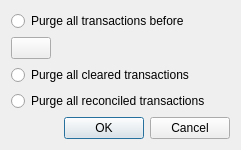
<?xml version="1.0" encoding="UTF-8"?>
<ui version="4.0">
 <class>CPurgeTrans</class>
 <widget class="QDialog" name="CPurgeTrans">
  <property name="geometry">
   <rect>
    <x>0</x>
    <y>0</y>
    <width>241</width>
    <height>138</height>
   </rect>
  </property>
  <property name="windowTitle">
   <string>Dialog</string>
  </property>
  <layout class="QVBoxLayout" name="pLayout">
   <item>
    <widget class="QRadioButton" name="pRBOpt1">
     <property name="text">
      <string>Purge all transactions before</string>
     </property>
    </widget>
   </item>
   <item>
    <layout class="QHBoxLayout" name="horizontalLayout">
     <item>
      <widget class="QPushButton" name="pPBDate">
       <property name="text">
        <string/>
       </property>
      </widget>
     </item>
     <item>
      <spacer name="horizontalSpacer">
       <property name="orientation">
        <enum>Qt::Horizontal</enum>
       </property>
       <property name="sizeHint" stdset="0">
        <size>
         <width>40</width>
         <height>20</height>
        </size>
       </property>
      </spacer>
     </item>
    </layout>
   </item>
   <item>
    <widget class="QRadioButton" name="pRBOpt2">
     <property name="text">
      <string>Purge all cleared transactions</string>
     </property>
    </widget>
   </item>
   <item>
    <widget class="QRadioButton" name="pRBOpt3">
     <property name="text">
      <string>Purge all reconciled transactions</string>
     </property>
    </widget>
   </item>
   <item>
    <widget class="QDialogButtonBox" name="buttonBox">
     <property name="orientation">
      <enum>Qt::Horizontal</enum>
     </property>
     <property name="standardButtons">
      <set>QDialogButtonBox::Cancel|QDialogButtonBox::Ok</set>
     </property>
    </widget>
   </item>
  </layout>
 </widget>
 <tabstops>
  <tabstop>pRBOpt1</tabstop>
  <tabstop>pPBDate</tabstop>
  <tabstop>pRBOpt2</tabstop>
  <tabstop>pRBOpt3</tabstop>
  <tabstop>buttonBox</tabstop>
 </tabstops>
 <resources/>
 <connections>
  <connection>
   <sender>buttonBox</sender>
   <signal>accepted()</signal>
   <receiver>CPurgeTrans</receiver>
   <slot>accept()</slot>
   <hints>
    <hint type="sourcelabel">
     <x>248</x>
     <y>254</y>
    </hint>
    <hint type="destinationlabel">
     <x>157</x>
     <y>274</y>
    </hint>
   </hints>
  </connection>
  <connection>
   <sender>buttonBox</sender>
   <signal>rejected()</signal>
   <receiver>CPurgeTrans</receiver>
   <slot>reject()</slot>
   <hints>
    <hint type="sourcelabel">
     <x>316</x>
     <y>260</y>
    </hint>
    <hint type="destinationlabel">
     <x>286</x>
     <y>274</y>
    </hint>
   </hints>
  </connection>
 </connections>
</ui>
